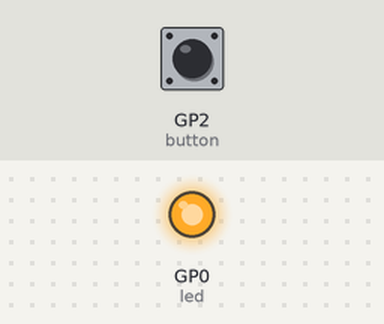
A program run on a simulated Raspberry Pi Pico running CircuitPython. On the bench: output pins drawn as LEDs (lit = HIGH). Dashed ring = blinking. The inputs (shaded band) are chosen by the test bench; at power-on: GP2 (button) HIGH.

Above: at 1.2 s.
1.3 s: GP2 (button) pulled LOW for 1 s
At 1.45 s:
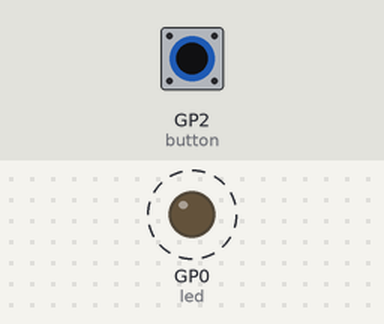
4.3 s: GP2 (button) pulled LOW for 3.2 s
At 8.3 s:
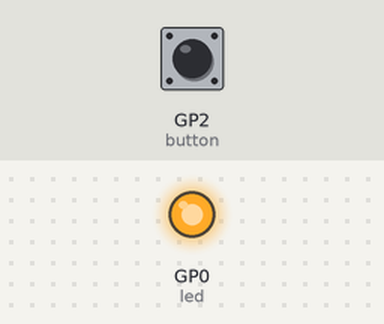
Timing chart, 0 to 9.8 s (numbered marks = the images above; inputs shaded):
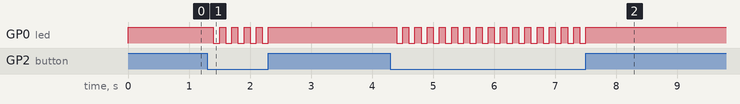

The program:

task_3.py
```python
import board
import digitalio
import time

led = digitalio.DigitalInOut(board.GP0)
button = digitalio.DigitalInOut(board.GP2)

led.direction = digitalio.Direction.OUTPUT
button.direction = digitalio.Direction.INPUT
button.pull = digitalio.Pull.UP

toggle=True

while True:
    led.value=toggle
    if button.value==0:
        toggle=not toggle
    time.sleep(0.1)
```

Measured:
- after the input at 1.3 s, GP0 (led): alternates HIGH for 0.10 s and LOW for 0.10 s, 10 changes in all, then stays HIGH, starting after 0.10 s
- after the input at 4.3 s, GP0 (led): alternates HIGH for 0.10 s and LOW for 0.10 s, 32 changes in all, then stays HIGH, starting after 0.10 s
